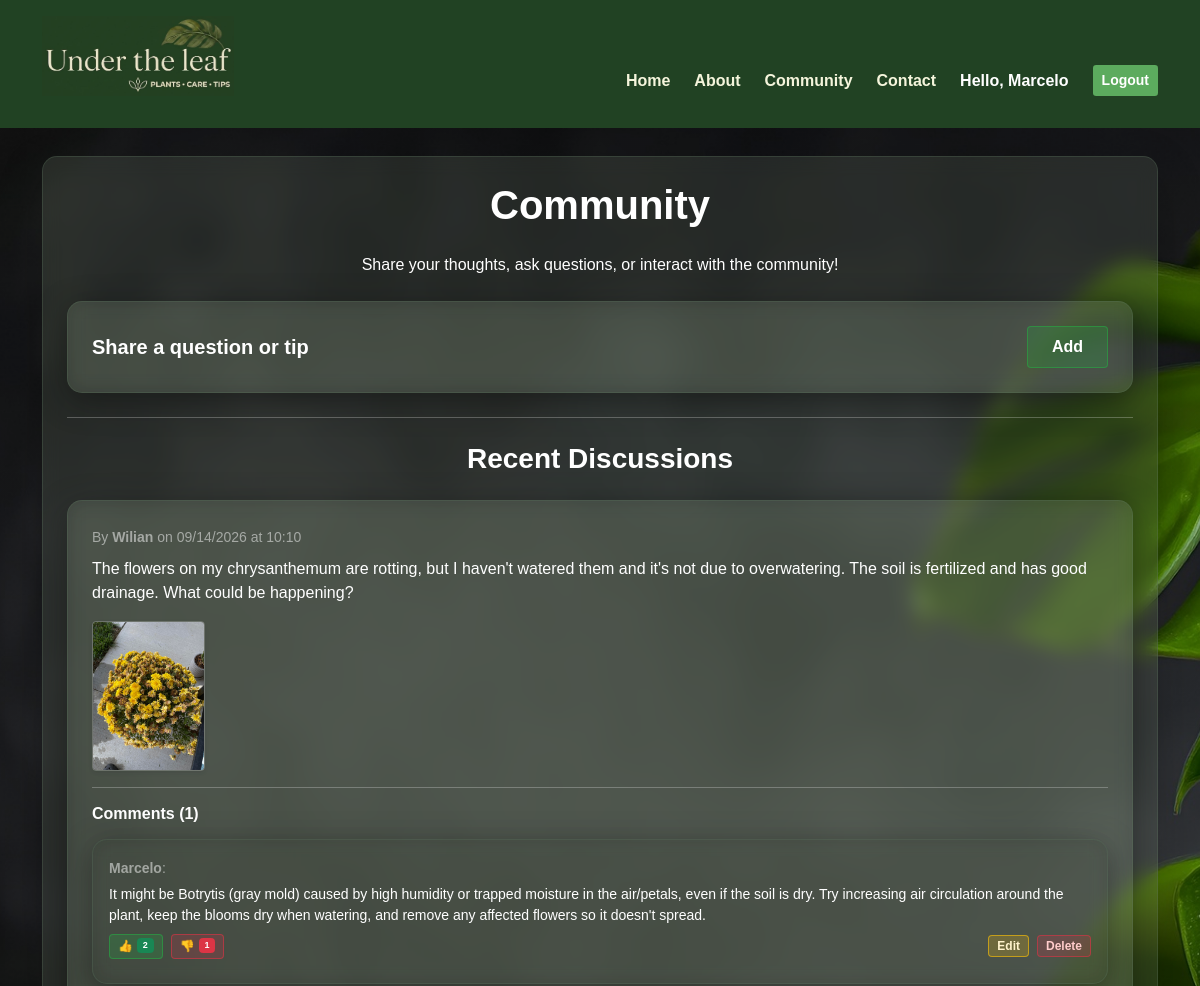
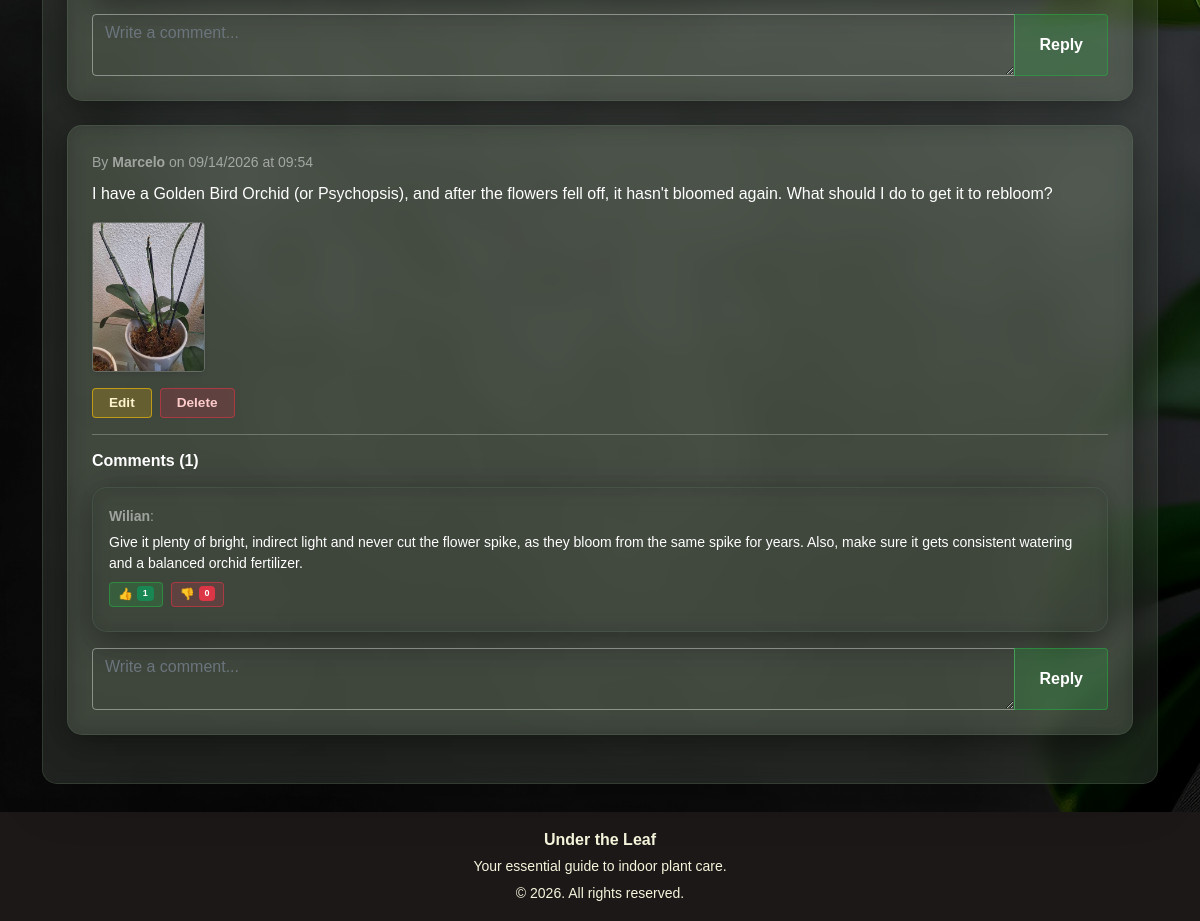
The page /forum (signed in) on the database its author committed (2 pictures, top to bottom).
### models.py (models this page shows)
class User(db.Model, UserMixin):
    id = db.Column(db.Integer, primary_key=True)
    name = db.Column(db.String(100), nullable=False)
    email = db.Column(db.String(120), unique=True, nullable=False)
    password = db.Column(db.String(100), nullable=False)
    questions = db.relationship('Question', backref='author', lazy=True, cascade="all, delete-orphan")
    comments = db.relationship('Comment', back_populates='author', lazy=True, cascade="all, delete-orphan")

class Question(db.Model):
    id = db.Column(db.Integer, primary_key=True)
    content = db.Column(db.Text, nullable=False)
    date_posted = db.Column(db.DateTime, nullable=False, default=datetime.utcnow)
    user_id = db.Column(db.Integer, db.ForeignKey('user.id'), nullable=False)
    image_file = db.Column(db.String(120), nullable=True)
    comments = db.relationship('Comment', backref='question', lazy=True, cascade="all, delete-orphan")

class Comment(db.Model):
    id = db.Column(db.Integer, primary_key=True)
    content = db.Column(db.Text, nullable=False)
    date_posted = db.Column(db.DateTime, nullable=False, default=datetime.utcnow)
    user_id = db.Column(db.Integer, db.ForeignKey('user.id'), nullable=False)
    question_id = db.Column(db.Integer, db.ForeignKey('question.id'), nullable=False)
    likes = db.Column(db.Integer, default=0, nullable=False)
    dislikes = db.Column(db.Integer, default=0, nullable=False)
    author = db.relationship('User', back_populates='comments')

### app.py (the view, shortened to what this page needs)
@app.route('/forum', methods=['GET', 'POST'])
def forum():
    form = QuestionForm()
    questions = Question.query.order_by(Question.date_posted.desc()).all()
    comment_form = CommentForm()
    return render_template('forum.html', questions=questions, form=form, comment_form=comment_form)

### forms.py
class QuestionForm(FlaskForm):
    content = TextAreaField('Content', validators=[DataRequired(), Length(min=5)])
    submit = SubmitField('Save changes')

class CommentForm(FlaskForm):
    content = TextAreaField('Content', validators=[DataRequired(), Length(min=2)])
    submit = SubmitField('Reply')

### app.py (called while the page is built)
@login_manager.user_loader
def load_user(user_id):
    return User.query.get(int(user_id))

### templates/forum.html (shortened to what this page needs)
{% extends 'base.html' %}
{% block content %}
<div class="container my-2 mb-0 text-white">
    <div class="glass p-4 shadow-lg">
        <h1 class="fw-bold mb-4 text-center">Community</h1>
        <p class="text-center mb-4">Share your thoughts, ask questions, or interact with the community!</p>
        {% if current_user.is_authenticated %}
        <div class="glass p-4 mb-4">
            <div class="d-flex justify-content-between align-items-center">
                <h5 class="mb-0 fw-bold">Share a question or tip</h5>
                <button class="btn btn-glass-green px-4 py-2 fw-bold" type="button" data-bs-toggle="collapse" data-bs-target="#collapseQuestionForm" aria-expanded="false" aria-controls="collapseQuestionForm">
                    Add
                </button>
            </div>
        </div>
        {% endif %}
        <hr class="my-4" style="border-color: rgba(255, 255, 255, 0.3);">
        <h3 class="fw-bold mb-4 text-center">Recent Discussions</h3>
        {% for q in questions %}
        <div class="glass p-4 mb-4">
            <div class="mb-2">
                <span class="text-white-50 small">By <strong>{{ q.author.name }}</strong> on {{
                    q.date_posted.strftime('%m/%d/%Y at %H:%M') }}</span>
            </div>
            <p class="text-white fs-6 mb-3" style="white-space: pre-line;">{{ q.content }}</p>
            {% if q.image_file %}
            <div class="mb-3">
                <img src="{{ url_for('static', filename='uploads/' + q.image_file) }}" alt="Question Image"
                    class="img-fluid rounded shadow-sm"
                    style="max-height: 150px; border: 1px solid rgba(255, 255, 255, 0.2);">
            </div>
            {% endif %}
            {% if current_user.is_authenticated and q.author == current_user %}
            <div class="d-flex gap-2 mb-3">
                <a href="{{ url_for('edit_question', question_id=q.id) }}"
                    class="btn btn-glass-yellow px-3 py-1 fw-bold" style="font-size: 0.85rem;">Edit</a>
                <button type="button" class="btn btn-glass-red px-3 py-1 fw-bold" style="font-size: 0.85rem;"
                    data-bs-toggle="modal" data-bs-target="#deleteConfirmModal"
                    data-url="{{ url_for('delete_question', question_id=q.id) }}">Delete</button>
            </div>
            {% endif %}
            <hr style="border-color: rgba(255, 255, 255, 0.2);">
            <div class="mt-3">
                <h6 class="fw-bold mb-3">Comments ({{ q.comments|length }})</h6>
                {% for comment in q.comments %}
                <div class="p-3 mb-2 glass" style="background: rgba(0, 0, 0, 0.15);">
                    <div class="mb-1">
                        <small class="text-white-50"><strong>{{ comment.author.name }}</strong>:</small>
                    </div>
                    <p class="text-white m-0 small mb-2">{{ comment.content }}</p>
                    <div class="d-flex align-items-center gap-2 flex-wrap mb-2">
                        <form action="{{ url_for('like_comment', comment_id=comment.id) }}" method="POST"
                            class="d-inline">
                            <button type="submit"
                                class="btn btn-glass-green px-2 py-1 fw-bold d-flex align-items-center gap-1"
                                style="font-size: 0.75rem; line-height: 1;">
                                👍 <span class="badge bg-success">{{ comment.likes }}</span>
                            </button>
                        </form>
                        <form action="{{ url_for('dislike_comment', comment_id=comment.id) }}" method="POST"
                            class="d-inline">
                            <button type="submit"
                                class="btn btn-glass-red px-2 py-1 fw-bold d-flex align-items-center gap-1"
                                style="font-size: 0.75rem; line-height: 1;">
                                👎 <span class="badge bg-danger">{{ comment.dislikes }}</span>
                            </button>
                        </form>
                        {% if current_user.is_authenticated and comment.author == current_user %}
                        <div class="d-flex gap-2 ms-auto">
                            <a href="{{ url_for('edit_comment', comment_id=comment.id) }}"
                                class="btn btn-glass-yellow px-2 py-1 fw-bold"
                                style="font-size: 0.75rem; line-height: 1;">Edit</a>
                            <button type="button" class="btn btn-glass-red px-2 py-1 fw-bold"
                                style="font-size: 0.75rem; line-height: 1;"
                                data-bs-toggle="modal" data-bs-target="#deleteConfirmModal"
                                data-url="{{ url_for('delete_comment', comment_id=comment.id) }}">Delete</button>
                        </div>
                        {% endif %}
                    </div>
                </div>
                {% endfor %}
                {% if current_user.is_authenticated %}
                <form action="{{ url_for('add_comment', question_id=q.id) }}" method="POST" class="mt-3">
                    <div class="input-group">
                        {{ comment_form.content(class="form-control", placeholder="Write a comment...",
                        style="background: transparent; color: white; border: 1px solid rgba(255, 255, 255, 0.4);") }}
                        <button class="btn btn-glass-green text-white fw-bold px-4" type="submit">Reply</button>
                    </div>
                </form>
                {% endif %}
            </div>
        </div>
        {% endfor %}
    </div>
</div>
{% endblock %}

### templates/base.html (shortened to what this page needs)
<!DOCTYPE html>
<html lang="en">
<head>
    <link href="https://cdn.jsdelivr.net/npm/bootstrap@5.0.2/dist/css/bootstrap.min.css" rel="stylesheet">
    <link rel="stylesheet" href="{{ url_for('static', filename='css/style.css') }}">
</head>
<body class="d-flex flex-column .min-vh-100">
    <header class="custom-header py-0">
        <nav class="navbar navbar-expand-lg navbar-dark h-100">
            <div class="container d-flex justify-content-between align-items-end h-100 pb-3">
                <div class="d-flex justify-content-start">
                    <a href="{{ url_for('home') }}">
                        <img src="{{ url_for('static', filename='img/logo.jpg') }}"
                            alt="Logo - Under the Leaf - Pants/ Care/ Tips" height="80">
                    </a>
                </div>
                <div class="collapse navbar-collapse justify-content-end" id="navbarNav">
                    <div class="d-flex flex-row gap-4">
                        <a class="text-white text-decoration-none fw-bold menu-link"
                            href="{{ url_for('home') }}">Home</a>
                        <a class="text-white text-decoration-none fw-bold menu-link"
                            href="{{ url_for('about') }}">About</a>
                        <a class="text-white text-decoration-none fw-bold menu-link"
                            href="{{ url_for('forum') }}">Community</a>
                        <a class="text-white text-decoration-none fw-bold menu-link"
                            href="{{ url_for('contact') }}">Contact</a>
                        {% if current_user.is_authenticated %}
                        <span class="text-white fw-bold">Hello, {{ current_user.name }}</span>
                        <a class="btn btn-sm fw-bold text-white" style="background-color: #5cab5e;"
                            href="{{ url_for('logout') }}">Logout</a>
                        {% else %}
                        <a class="text-white text-decoration-none fw-bold menu-link"
                            href="{{ url_for('login') }}">Login</a>
                        {% endif %}
                    </div>
                </div>
            </div>
        </nav>
    </header>
    <main class="flex-grow-1">
        {% block content %}{% endblock %}
    </main>
    <footer class="text-center custom-footer py-3 mt-2">
        <div class="container">
            <p class="mb-1 fw-bold">Under the Leaf</p>
            <p class="mb-1" style="font-size: 14px;">Your essential guide to indoor plant care.</p>
            <small>&copy; 2026. All rights reserved.</small>
        </div>
    </footer>
</body>
</html>
</html>

### static/css/style.css (style rules this page uses)
body { display: flex; flex-direction: column; min-height: 100vh; margin: 0; padding: 0; overflow-x: hidden; font-family: Arial, Helvetica, sans-serif; background: linear-gradient(rgba(0, 0, 0, 0.3), rgba(0, 0, 0, 0.3)), url('../img/background.jpg') no-repeat center center fixed; background-size: cover; background-repeat: no-repeat; background-attachment: fixed; }
main { flex: 1; padding: 20px 0; }
.custom-header { background-color: #214223 !important; width: 100%; z-index: 1000; min-height: 120px; }
.custom-footer { background-color: #1d1818 !important; color: #f5f5dc !important; padding: 2rem 0; }
.glass { background: rgba(122, 136, 118, 0.2); backdrop-filter: blur(10px); -webkit-backdrop-filter: blur(10px); border: 1px solid rgba(95, 120, 96, 0.3); border-radius: 15px; box-shadow: 0 8px 32px 0 rgba(0, 0, 0, 0.37); padding: 20px; }
.menu-link { color: #f5f5dc !important; text-decoration: none; font-weight: bold; transition: color 0.3s ease; }
.btn-glass-green { background: rgba(40, 167, 69, 0.25); border: 1px solid rgba(40, 167, 69, 0.6); color: #ffffff; }
.btn-glass-yellow { background: rgba(255, 193, 7, 0.2); border: 1px solid rgba(255, 193, 7, 0.6); color: #fff3cd; }
.btn-glass-red { background: rgba(220, 53, 69, 0.2); border: 1px solid rgba(220, 53, 69, 0.6); color: #ffcccc; }
@media (min-width: 992px) { .navbar-collapse { align-self: flex-end; } }
body, html { height: 100%; margin: 0; }
.custom-header { height: auto !important; min-height: auto !important; }
.custom-header .navbar { padding-top: 1rem !important; padding-bottom: 1rem !important; height: auto !important; }
.custom-header .navbar .container { flex-wrap: wrap !important; }
.navbar-collapse { flex-basis: 100% !important; width: 100% !important; margin-top: 1rem !important; border-top: 1px solid rgba(245, 245, 220, 0.1); padding-top: 1rem !important; }
@media (min-width: 992px) { .navbar-collapse { display: flex !important; flex-basis: auto !important; width: auto !important; border-top: none !important; margin-top: 0 !important; padding-top: 0 !important; } }
@media (min-width: 992px) { .navbar-collapse > .d-flex { flex-direction: row !important; justify-content: flex-end !important; align-items: center !important; gap: 1.5rem !important; width: auto !important; margin: 0 !important; } }
@media (min-width: 992px) { .navbar-collapse > .d-flex .menu-link { display: inline !important; padding: 0 !important; text-align: left !important; width: auto !important; } }

### rows shown on the page
User: name "Marcelo"
Question: author.name "Wilian", date_posted "09/14/2026 at 10:10", content "The flowers on my chrysanthemum are rotting, but I haven't watered them and it's not due to overwatering. The soil is fertilized and has good drainage. What could be happening?", image_file (picture), comments|length "1"
Comment: author.name "Marcelo", content "It might be Botrytis (gray mold) caused by high humidity or trapped moisture in the air/petals, even if the soil is dry. Try increasing air circulation around the plant, keep the blooms dry when watering, and remove any affected flowers so it doesn't spread.", likes "2", dislikes "1"
Question: author.name "Marcelo", date_posted "09/14/2026 at 09:54", content "I have a Golden Bird Orchid (or Psychopsis), and after the flowers fell off, it hasn't bloomed again. What should I do to get it to rebloom?", image_file (picture), comments|length "1"
Comment: author.name "Wilian", content "Give it plenty of bright, indirect light and never cut the flower spike, as they bloom from the same spike for years. Also, make sure it gets consistent watering and a balanced orchid fertilizer.", likes "1", dislikes "0"
